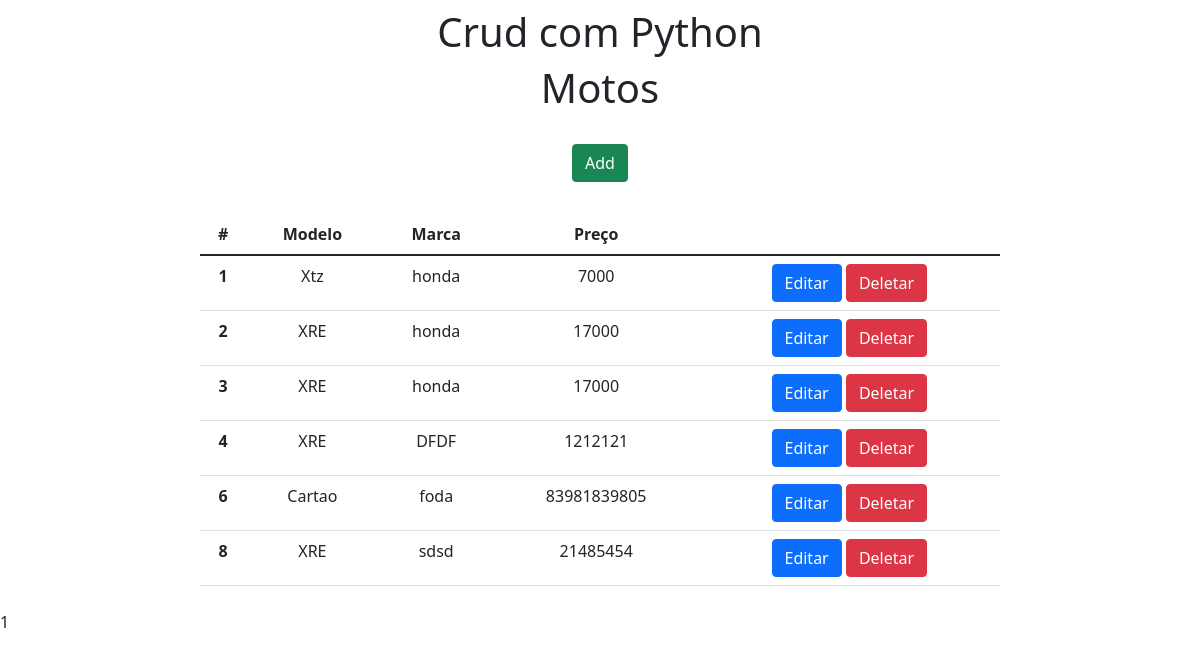
The page / on the database its author committed.
### app/models.py (models this page shows)
class motos(models.Model):
    modelo = models.CharField(max_length=150)
    marca = models.CharField(max_length=150)
    preço = models.IntegerField(max_length=150)

### app/views.py (the view)
# urls.py: 2. Add a URL to urlpatterns:  path('', views.home, name='home')
def home(request):
    data = {}
    all = motos.objects.all()
    paginator = Paginator(all,10)
    pages = request.GET.get('page')
    data['db'] = paginator.get_page(pages)
    return render(request,'index.html', data)

### app/templates/index.html (shortened to what this page needs)
<!DOCTYPE html>
<html lang="pt-br">
<head>
    <link href="https://cdn.jsdelivr.net/npm/bootstrap@5.1.3/dist/css/bootstrap.min.css" rel="stylesheet">
</head>
<body>
    <div class="col-8 m-auto pt-2 pb-2 text-center">
        <h1> Crud com Python</h1>
        <h1> Motos </h1>
    </div>
    <div class="col-8 m-auto pt-3 pb-2 text-center">
       <a href="/form" class="btn btn-success">Add</a>
    </div>
    <div class="col-8 m-auto pt-4 pb-2 text-center">
        <table class="table">
            <thead class="thead-dark">
              <tr>
                <th scope="col">#</th>
                <th scope="col">Modelo</th>
                <th scope="col">Marca</th>
                <th scope="col">Preço</th>
              </tr>
            </thead>
            <tbody>
              {% for dbs in db %}
              <tr>
                <th>{{dbs.id}}</th>
                <td>{{dbs.modelo}}</td>
                <td>{{dbs.marca}}</td>
                <td>{{dbs.preço}}</td>
                <td>
                    <a href="/edit/{{dbs.id}}/" class="btn btn-primary">Editar</a>
                    <a href="/delete/{{dbs.id}}/" class="btn btn-danger">Deletar</a>
                </td>
              </tr>
              {% endfor %}
          </table>
     </div>
     <div class="pagination">
      {{db.number}}
    </div>
</body>
</html>

### rows shown on the page
motos: id "1", modelo "Xtz", marca "honda", preço "7000"
motos: id "2", modelo "XRE", marca "honda", preço "17000"
motos: id "3", modelo "XRE", marca "honda", preço "17000"
motos: id "4", modelo "XRE", marca "DFDF", preço "1212121"
motos: id "6", modelo "Cartao", marca "foda", preço "83981839805"
motos: id "8", modelo "XRE", marca "sdsd", preço "21485454"

### other values the page prints
{{ db.number }} "1"
